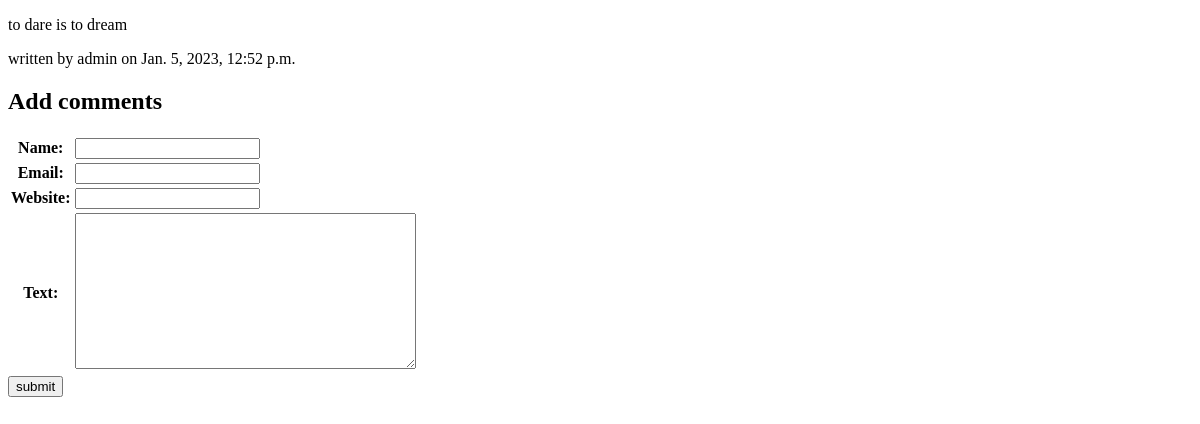
The page /blog/post/to-dare-is-to-dream on the database as committed earlier.
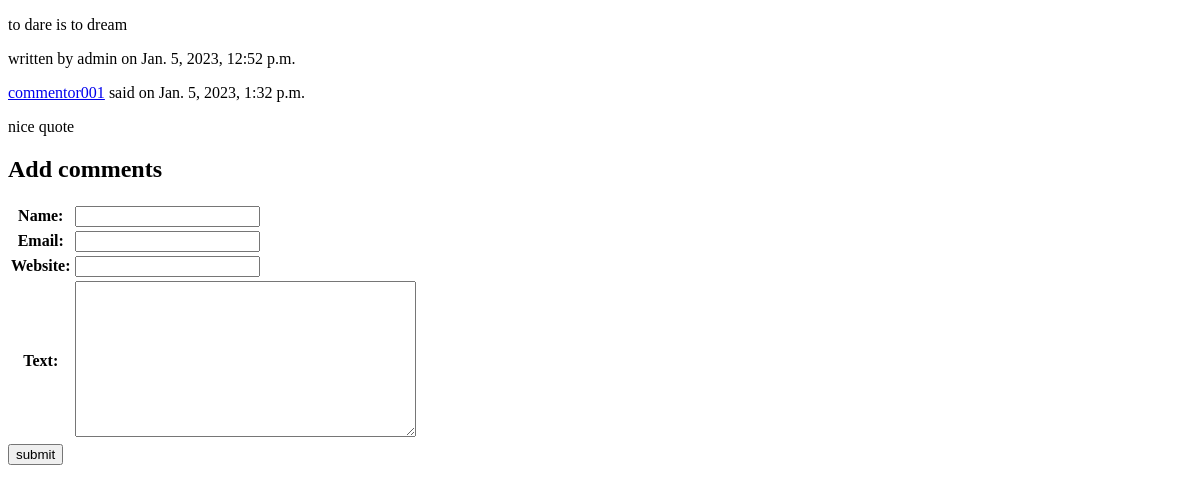
The same page on the database as committed later.
### blog/models.py (models this page shows, shortened)
class Comment(models.Model):
    name = models.CharField(max_length=42)
    email = models.EmailField(max_length=75)
    website = models.URLField(max_length=200,null=True, blank=True)
    text = models.TextField()
    post = models.ForeignKey(Post, on_delete=models.CASCADE)
    created_on = models.DateTimeField(auto_now_add=True)

### blog/views.py (the view)
# urls.py: path("post/<str:slug>",views.view_post,name = "blog_post_detail"),
def view_post(request, slug):
    post = get_object_or_404(Post, slug = slug)
    form = CommentForm(request.POST or None)
    if form.is_valid():
        comment = form.save(commit = False)
        comment.post = post
        comment.save()
        return redirect("blog_post_detail", slug = post.slug)
    return render(request, 'blog/blog_post.html',{'post':post,'form': form})

### blog/forms.py
class CommentForm(forms.ModelForm):
    class Meta:
        model = Comment
        exclude = ["post"]

### templates/blog/blog_post.html (shortened to what this page needs)
<!DOCTYPE html>
<html lang="en">
<head>
</head>
<body>
    <p>
        <div>
            <p>{{ post.title }}</p>
        </div>
        <div>
            <span>
                written by {{ post.author }} on {{ post.created_on }}
            </span>
        </div>
    </p>
    {% if post.comment_set.all %}
    <div>
        {% for comment in post.comment_set.all %}
        <span>
            <a href = "{{ comment.website }}">{{ comment.name }}</a> said on {{ comment.created_on }}
        </span>
        <p>
            {{ comment.text }}
        </p>
        {% endfor %}
    </div>
    {% endif %}
    <div>
        <h2>Add comments</h2>
        <form action = "" method="POST">
            <table>
                {{ form.as_table }}
            </table>
            <input type = "submit" name = "submit", value = "submit">
        </form>
    </div>
</body>
</html>

Rows that differ between the two databases and show on the page:
added Comment: name "commentor001", created_on "Jan. 5, 2023, 1:32 p.m.", text "nice quote"
